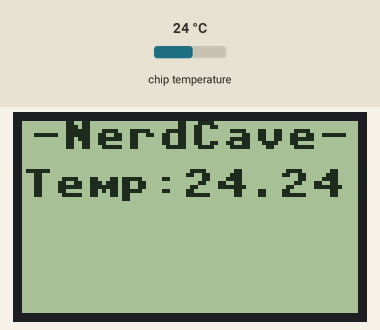
Recording of a program running on a simulated Raspberry Pi Pico running MicroPython. Shown: 84×48 one-colour display. The inputs (shaded band) are chosen by the test bench; at power-on: chip temperature 24 °C. Library files of the repository ran but are not shown: pcd8544_fb.py; what the program prints to the serial console is not drawn.

Above: at 1.2 s.
1.3 s: chip temperature set to 1 °C
At 3.0 s:
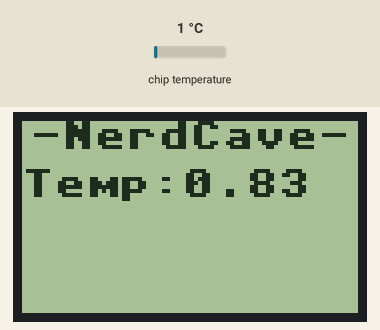
4.0 s: chip temperature set to 11 °C
At 4.8 s:
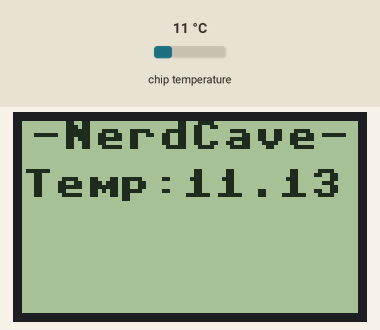
6.7 s: chip temperature set to 22 °C
At 9.4 s:
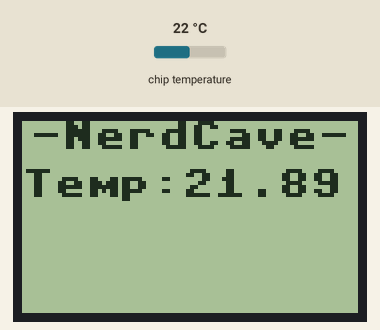
Timing chart, 0 to 10.9 s (numbered marks = the images above; inputs shaded):
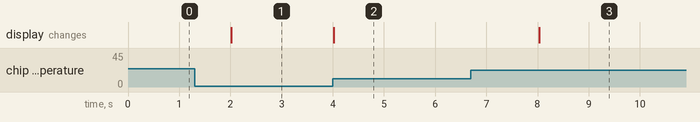

Measured:
- after the input at 1.3 s, the display: changes after 0.71 s (image 1)
- after the input at 4.0 s, the display: changes at once (image 2)
- after the input at 6.7 s, the display: changes after 1.3 s (image 3)

The program:

main.py
```python
#   RST - Reset:                     Pico GP8 (11)
#   CE - Chip Enable / Chip select : Pico GP5 ( 7)
#   DC - Data/Command :              Pico GP4 ( 6)
#   Din - Serial Input (Mosi):       Pico GP7 (10)
#   Clk - SPI Clock:                 Pico GP6 ( 9)
#   Vcc:                             Pico 3V3 (36)
#   BL :                             Pico GP9(12)
#   Gnd:                             Pico GND (38)

import pcd8544_fb
import time
import machine  # type: ignore

spi = machine.SPI(0)

spi = machine.SPI(
    0, baudrate=2000000, polarity=0, phase=0, sck=machine.Pin(6), mosi=machine.Pin(7)
)

cs = machine.Pin(5)
dc = machine.Pin(4)
rst = machine.Pin(8)

bl = machine.Pin(9, machine.Pin.OUT, value=1)

lcd = pcd8544_fb.PCD8544_FB(spi, cs, dc, rst)


# Código configurable


class TemperatureDisplay:
    def __init__(self) -> None:
        self.sensor_temp = machine.ADC(4)
        self.conversion_factor = 3.3 / (65535)

    def display_temp(self, string_temperature: str):
        lcd.text("-NerdCave-", 2, 0, 1)
        lcd.text(string_temperature, 0, 12, 1)
        lcd.clear()
        lcd.show()
        time.sleep(2)

    def read_temp(self) -> str:
        reading = self.sensor_temp.read_u16() * self.conversion_factor
        temperature = 27 - (reading - 0.706) / 0.001721
        formatted_temperature = "{:.2f}".format(temperature)
        string_temperature = str("Temp:" + formatted_temperature)
        print(string_temperature)

        return string_temperature


if __name__ == "__main__":
    temperature_display = TemperatureDisplay()
    while True:
        temperature = temperature_display.read_temp()
        temperature_display.display_temp(temperature)
        lcd.fill(0)
```
